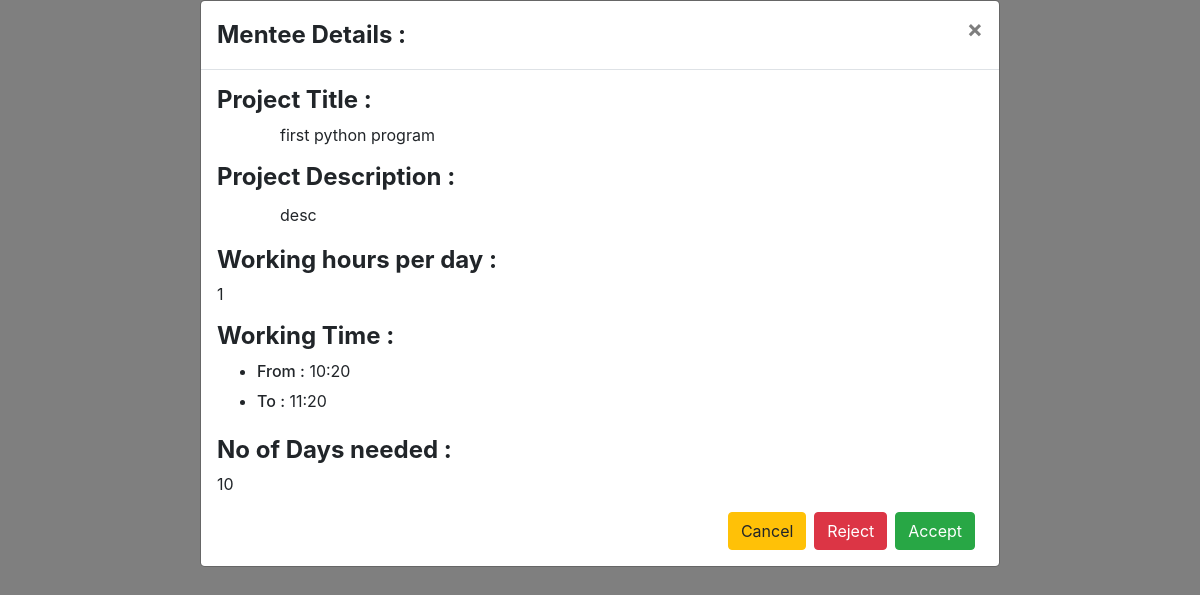
Page /request/mentor/mentor_requests/13 on the committed database.
### request/models.py (models this page shows)
class mentor_request_model(models.Model):
    mentor_id = models.IntegerField()
    mentee_request = models.ForeignKey(mentee_request_model,on_delete=models.CASCADE)
    mentee = models.ForeignKey(mentee_model,on_delete=models.CASCADE)
    status = models.CharField(max_length=20)

class mentee_request_model(models.Model):
    mentor = models.ForeignKey(mentor_model,on_delete=models.CASCADE)
    mentee_id = models.IntegerField()
    title = models.CharField(max_length=200)
    description = models.TextField()
    hours_per_day = models.IntegerField()
    no_of_days = models.IntegerField()
    from_time = models.CharField(max_length=20)
    to_time = models.CharField(max_length=20)
    note = models.TextField(blank=True)
    status = models.CharField(max_length=20)
    request_posted_time = models.DateTimeField()

### request/views.py (the view)
# urls.py: path('mentor/mentor_requests/<int:request_id>',request_brief_view),
def request_brief_view(request,request_id):
    id = request.session.get('id')
    req = mentor_request_model.objects.get(mentee_request_id=request_id)
    print(req)
    context = {
        'request' : req
    }
    return render(request,'request/mentee-details.html',context)  # request_brief

### templates/request/mentee-details.html (shortened to what this page needs)
{% extends 'base.html' %}
{% block header %}
    <link rel="stylesheet" href="https://use.fontawesome.com/releases/v5.7.0/css/all.css">
{% endblock %}
{% block content %}
<div class="modal fade p-0" id="mentee-details" style="overflow-y:scroll">
    <div class="modal-dialog modal-lg m-0 m-sm-auto" id="mentee-details-modal-dialog">
		<div class="modal-content">
			<div class="modal-header">
				<h4 class="modal-title">Mentee Details :</h4>
				<button type="button" class="close" data-dismiss="modal">&times;</button>
			</div>
		    <div class="modal-body">
			    <h4>Project Title :</h4>
			    <p>&nbsp;&nbsp;&nbsp;&nbsp;&nbsp;&nbsp;&nbsp;&nbsp;&nbsp;&nbsp;&nbsp;&nbsp;&nbsp;&nbsp;{{request.mentee_request.title}}</p>
			    <h4>Project Description :</h4>
			    <p style="line-height:30px">&nbsp;&nbsp;&nbsp;&nbsp;&nbsp;&nbsp;&nbsp;&nbsp;&nbsp;&nbsp;&nbsp;&nbsp;&nbsp;&nbsp;{{request.mentee_request.description}}</p>
                <h4>Working hours per day :</h4>
                <p>{{request.mentee_request.hours_per_day}}</p>
                <h4>Working Time :</h4>
                <ul>
                    <li><h6 class="d-inline-block">From&nbsp;:</h6>&nbsp;{{request.mentee_request.from_time}}</li>
                    <li><h6 class="d-inline-block">To&nbsp;:</h6>&nbsp;{{request.mentee_request.to_time}}</li>
                </ul>
                <h4>No of Days needed :</h4>
                <p>{{request.mentee_request.no_of_days}}</p>
                <div class="d-flex justify-content-center justify-content-sm-end">
            	    <button type="button" class="btn btn-warning mx-2">Cancel</button>
            	    <button type="button" class="btn btn-danger" id="reject-button-in-mentor-request">Reject</button>
            	    <a href="{{request.mentee_request.id}}/accept/{{request.mentee_id}}" type="button" class="btn btn-success mx-2">Accept</a>
                </div>
            </div>
        </div>
    </div>
</div>
{% endblock %}

### templates/request/mentee-details.html (style rules this page uses)
h4,h5 { font-weight:700; }

### rows in the picture
mentor_request_model: mentee_request "first python program", mentee_request.description "desc", mentee_request.hours_per_day "1", mentee_request.from_time "10:20", mentee_request.to_time "11:20", mentee_request.no_of_days "10"
